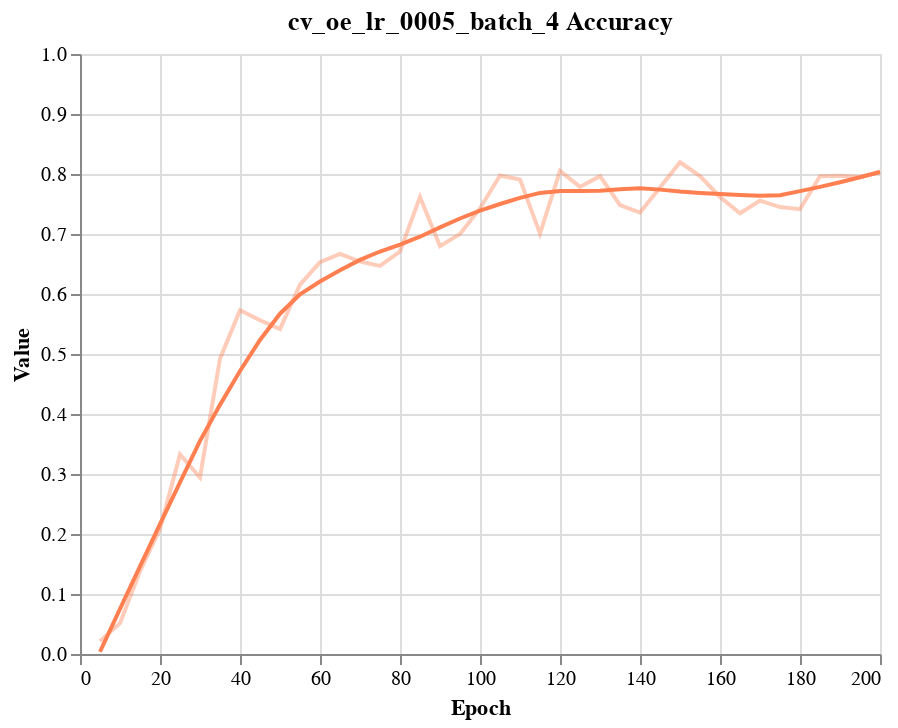

This figure's notebook cell:
### Code cell
## Generate accuracy chart
file_name = 'cv_oe_lr_0005_batch_4-accuracy.csv'
df, char_name = load_file(file_name)

b = alt.Chart(df).mark_line(interpolate='linear', size=2, opacity=0.4, color='#FF7F50').encode(
    x=alt.X('Step', axis=alt.Axis(title='Epoch')),
    #y=alt.Y('Value:Q', scale=alt.Scale(zero=False))
    y=alt.Y('Value:Q', scale=alt.Scale(domain=(0, 1.0)))
).properties(
    title=f'{char_name} Accuracy'
)
b = b + b.transform_loess('Step', 'Value').mark_line(color='#FF7F50')

b.save(os.path.join(folder, f'{char_name.lower()}-accuracy.png'))

b

### Figure 1 — Vega-Lite specification as saved in the notebook (floating-point values rounded to 4 significant figures)
{"config": {"view": {"continuousWidth": 400, "continuousHeight": 300}}, "layer": [{"mark": {"type": "line", "color": "#FF7F50", "interpolate": "linear", "opacity": 0.4, "size": 2}, "encoding": {"x": {"type": "quantitative", "axis": {"title": "Epoch"}, "field": "Step"}, "y": {"type": "quantitative", "field": "Value", "scale": {"domain": [0, 1.0]}}}, "title": "cv_oe_lr_0005_batch_4 Accuracy"}, {"mark": {"type": "line", "color": "#FF7F50"}, "encoding": {"x": {"type": "quantitative", "axis": {"title": "Epoch"}, "field": "Step"}, "y": {"type": "quantitative", "field": "Value", "scale": {"domain": [0, 1.0]}}}, "title": "cv_oe_lr_0005_batch_4 Accuracy", "transform": [{"loess": "Value", "on": "Step"}]}], "data": {"name": "data-16a4c0ff9caa6356f6da0be0ed70a260"}, "$schema": "https://vega.github.io/schema/vega-lite/v4.8.1.json", "datasets": {"data-16a4c0ff9caa6356f6da0be0ed70a260": [{"Wall time": 1614000000.0, "Step": 5, "Value": 0.02147}, {"Wall time": 1614000000.0, "Step": 10, "Value": 0.05141}, {"Wall time": 1614000000.0, "Step": 15, "Value": 0.1379}, {"Wall time": 1614000000.0, "Step": 20, "Value": 0.2087}, {"Wall time": 1614000000.0, "Step": 25, "Value": 0.3327}, {"Wall time": 1614000000.0, "Step": 30, "Value": 0.2941}, {"Wall time": 1614000000.0, "Step": 35, "Value": 0.4922}, {"Wall time": 1614000000.0, "Step": 40, "Value": 0.573}, {"Wall time": 1614000000.0, "Step": 45, "Value": 0.5562}, {"Wall time": 1614000000.0, "Step": 50, "Value": 0.5415}, {"Wall time": 1614000000.0, "Step": 55, "Value": 0.6156}, {"Wall time": 1614000000.0, "Step": 60, "Value": 0.6531}, {"Wall time": 1614000000.0, "Step": 65, "Value": 0.667}, {"Wall time": 1614000000.0, "Step": 70, "Value": 0.6542}, {"Wall time": 1614000000.0, "Step": 75, "Value": 0.6468}, {"Wall time": 1614000000.0, "Step": 80, "Value": 0.6708}, {"Wall time": 1614000000.0, "Step": 85, "Value": 0.7615}, {"Wall time": 1614000000.0, "Step": 90, "Value": 0.6797}, {"Wall time": 1614000000.0, "Step": 95, "Value": 0.7}, {"Wall time": 1614000000.0, "Step": 100, "Value": 0.7426}, {"Wall time": 1614000000.0, "Step": 105, "Value": 0.7974}, {"Wall time": 1614000000.0, "Step": 110, "Value": 0.7907}, {"Wall time": 1614000000.0, "Step": 115, "Value": 0.7006}, {"Wall time": 1614000000.0, "Step": 120, "Value": 0.8051}, {"Wall time": 1614000000.0, "Step": 125, "Value": 0.7785}, {"Wall time": 1614000000.0, "Step": 130, "Value": 0.7963}, {"Wall time": 1614000000.0, "Step": 135, "Value": 0.7481}, {"Wall time": 1614000000.0, "Step": 140, "Value": 0.7357}, {"Wall time": 1614000000.0, "Step": 145, "Value": 0.7774}, {"Wall time": 1614000000.0, "Step": 150, "Value": 0.8196}, {"Wall time": 1614000000.0, "Step": 155, "Value": 0.7965}, {"Wall time": 1614000000.0, "Step": 160, "Value": 0.7617}, {"Wall time": 1614000000.0, "Step": 165, "Value": 0.7346}, {"Wall time": 1614000000.0, "Step": 170, "Value": 0.7556}, {"Wall time": 1614000000.0, "Step": 175, "Value": 0.7449}, {"Wall time": 1614000000.0, "Step": 180, "Value": 0.7414}, {"Wall time": 1614000000.0, "Step": 185, "Value": 0.7963}, {"Wall time": 1614000000.0, "Step": 190, "Value": 0.7971}, {"Wall time": 1614000000.0, "Step": 195, "Value": 0.7951}, {"Wall time": 1615000000.0, "Step": 200, "Value": 0.8034}]}}
